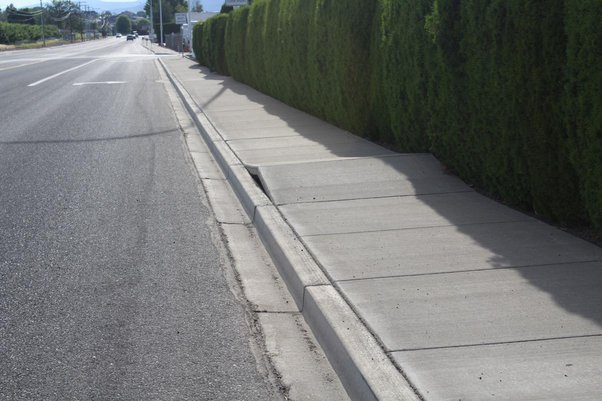
#> input picture ThesisCode/DepthSensing/images/sidewalk.jpeg, 602 x 401 px, given in place of image.png, which was not available
$ jupyter execute --allow-errors load_and_use_model.ipynb
#> lines starting #> are read from the running program, lines starting #| are printed output that depends on the picture; after the words box and inside, x2 and y2 are one past the last pixel; in counts of white or black regions, pixels touching at a corner belong together; pictures that were not available may be replaced by others from this repository, and a replacement may not be noted
[cell 1]
import torch
import numpy as np
import matplotlib.pyplot as plt
import cv2 as cv

[cell 2]
# Load model directly
from transformers import AutoImageProcessor, SegformerForSemanticSegmentation
from PIL import Image

#> (the rest of this cell did not finish here and is left out)

#> (a cell that did not finish here is left out)

[cell 4]
# Read the image
image = cv.imread('image.png')
#> image is the input picture: shape (401, 602, 3); mean B, G, R 114.6, 116.1, 113.9

# Convert the image to grayscale
gray_image = cv.cvtColor(image, cv.COLOR_BGR2GRAY)

# Apply thresholding to segment the white objects
_, thresholded_image = cv.threshold(gray_image, 240, 255, cv.THRESH_BINARY)
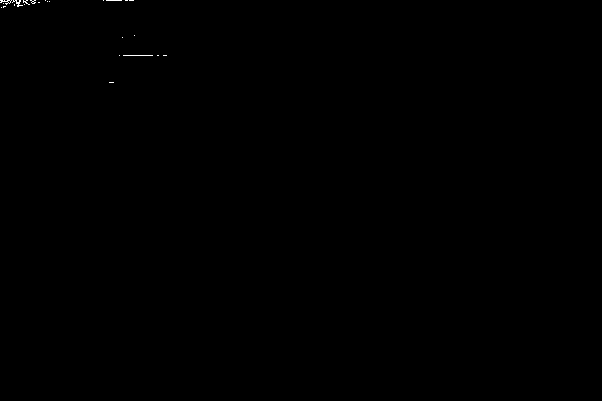
#> thresholded_image: shape (401, 602); 0.07% white in thin lines or dots, all inside (x1, y1, x2, y2) = (0, 0, 167, 83)

# Find contours in the thresholded image
contours, _ = cv.findContours(thresholded_image, cv.RETR_EXTERNAL, cv.CHAIN_APPROX_SIMPLE)
#> contours = 24 contours, all with area under 20

# Find the contour with the largest area
largest_contour = max(contours, key=cv.contourArea)
#> largest_contour = contour of 23 points, box (x1, y1, x2, y2) (0, 0, 12, 5), area 12

# Find the moments of the largest contour
M = cv.moments(largest_contour)
#> M = moments, m00 11.5, centre m10/m00, m01/m00 = (5.99, 1.23)

# Calculate the centroid
centroid_x = int(M['m10'] / M['m00'])
#> centroid_x = 5
centroid_y = int(M['m01'] / M['m00'])
#> centroid_y = 1

# Draw a horizontal line across the centroid
cv.line(image, (0, centroid_y), (image.shape[1], centroid_y), (0, 255, 0), 2)
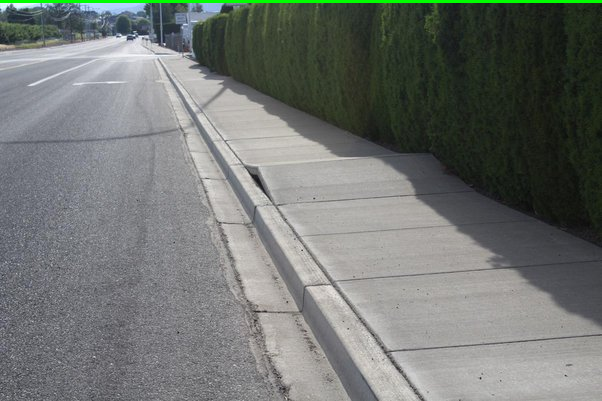
#> image: shape (401, 602, 3); 0.75% of pixels changed, all inside (x1, y1, x2, y2) = (0, 0, 602, 3)

# Get contour points that intersect with the horizontal line
# Define a threshold for the distance from the line
threshold_distance = 5

# Get contour points that intersect with the horizontal line
intersecting_points = []
for point in largest_contour:
    x, y = point[0]
    if abs(y - centroid_y) < threshold_distance:
        intersecting_points.append((x, y))
#> this loop made 23 passes
#> (x, y) on passes 1 to 12: (0, 0), (1, 1), (0, 2), (1, 2), (2, 1), (7, 1), (8, 2), (7, 3), (5, 3), (6, 4), (8, 2), (9, 3)
#> after the loop, intersecting_points = [(0, 0), (1, 1), (0, 2), (1, 2), (2, 1), (7, 1), (8, 2), (7, 3), (5, 3), (6, 4), (8, 2), (9, 3), (10, 2), (10, 1), (11, 0), (10, 1), (9, 0), (7, 0), (6, 1), (5, 1), (4, 0), (3, 1), (2, 0)]

# Draw the intersecting points on the image
for point in intersecting_points:
    print(point)
    cv.drawMarker(image, point, color=(255, 0, 0), markerType=cv.MARKER_CROSS, markerSize=10, thickness=2)
#> this loop made 23 passes
#| (0, 0)
#| (1, 1)
#| (0, 2)
#| (1, 2)
#| (2, 1)
#| (7, 1)
#| (8, 2)
#| (7, 3)
#> (further printed lines are left out)
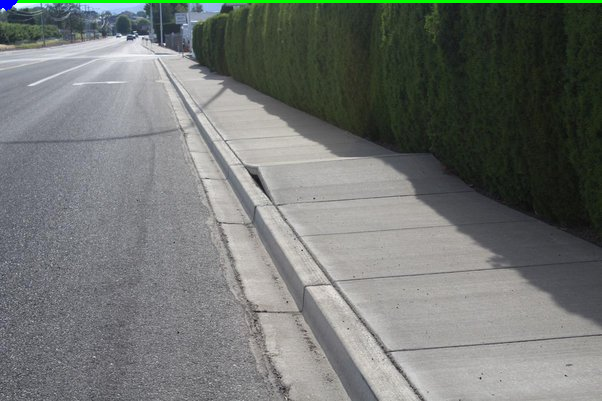
#> image: shape (401, 602, 3); 0.06% of pixels changed, all inside (x1, y1, x2, y2) = (0, 0, 18, 11)

# Draw the contour on the image
cv.drawContours(image, [largest_contour], -1, (0, 0, 255), 2)
#> image: shape (401, 602, 3); 0.02% of pixels changed, all inside (x1, y1, x2, y2) = (0, 0, 13, 6)

# Plot the image with the horizontal line, contour, and intersecting points
plt.figure(figsize=(8, 6))
plt.imshow(cv.cvtColor(image, cv.COLOR_BGR2RGB))
plt.title('Image with Horizontal Line, Contour, and Intersecting Points')
plt.axis('off')
plt.show()
